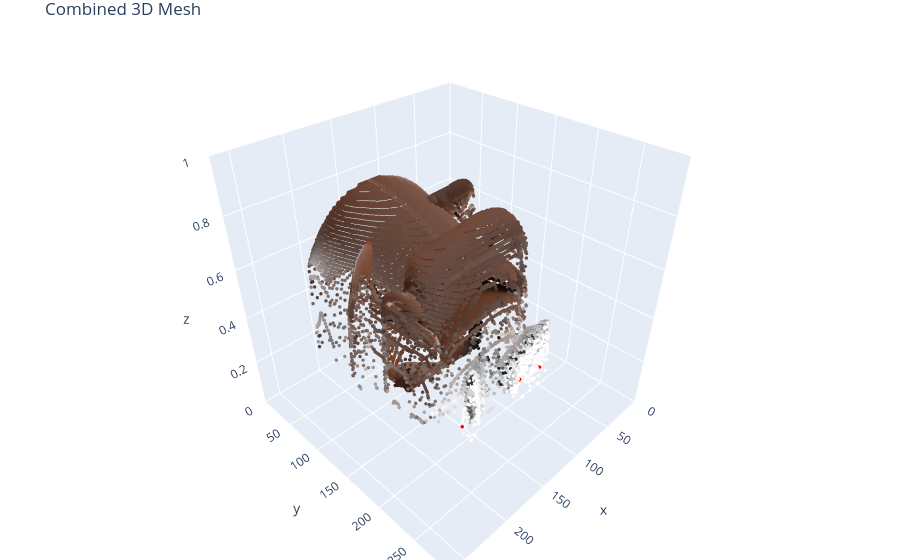

This figure's notebook cell:
### Code cell
# Version 1: Highlight overlapping points in red
combined_mesh_highlighted = combine_meshes_simple(front_fig, back_fig, top_fig, highlight_overlaps=True)
combined_mesh_highlighted.show()

### Figure 1 — Plotly figure (JSON) as saved in the notebook; plotly's stock layout.template omitted (floating-point values rounded to 4 significant figures; data arrays with more than 128 entries replaced by an {"elided": "..."} marker saying what was removed)
{"data": [{"marker": {"color": {"elided": "33797 str values"}, "opacity": 1, "size": 2}, "mode": "markers", "type": "scatter3d", "x": {"elided": "33797 int values"}, "y": {"elided": "33797 int values"}, "z": {"elided": "33797 float values"}}], "layout": {"margin": {"b": 0, "l": 0, "r": 0, "t": 30}, "scene": {"xaxis": {"nticks": 10, "range": [0, 267]}, "yaxis": {"nticks": 10, "range": [0, 295]}, "zaxis": {"nticks": 10, "range": [0, 1]}}, "title": {"text": "Combined 3D Mesh"}}}
